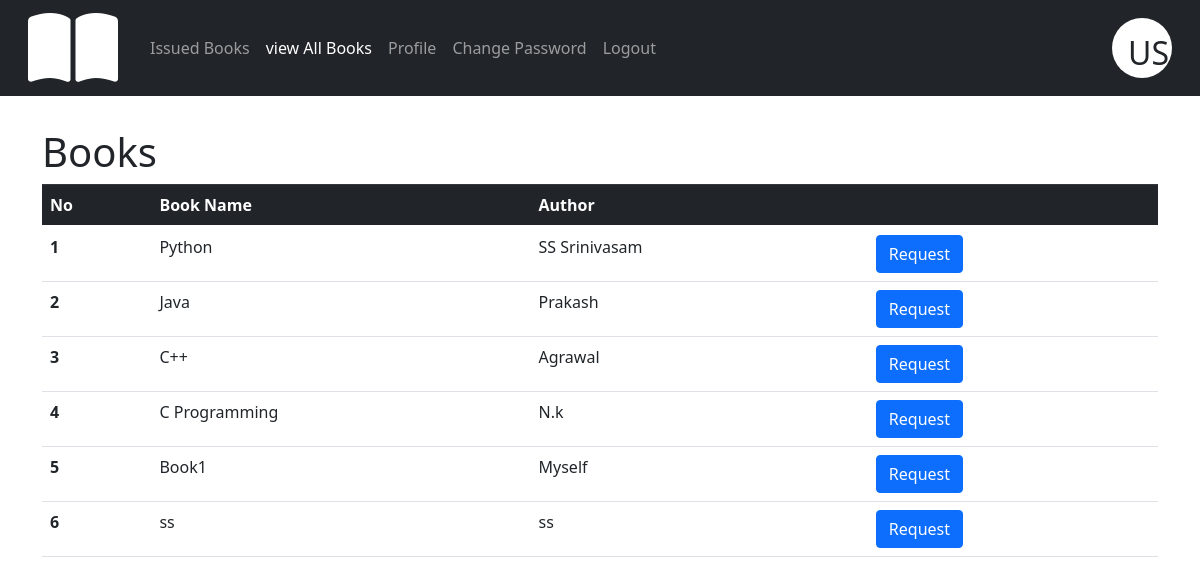
Page /books/ (signed in) on the committed database.
### BookManagementApp/models.py (models this page shows, shortened)
class User(AbstractUser):
    email = models.EmailField(('email address'), unique=True)
    USERNAME_FIELD = 'email'
    REQUIRED_FIELDS = []

class Book(models.Model):
    name = models.CharField(max_length=299)
    author = models.CharField(max_length=299)
    publication = models.CharField(max_length=299)
    bookNo = models.IntegerField(unique=True)
    qty= models.IntegerField()
    available_qty = models.IntegerField(default=None,null=False)
    issued_qty = models.IntegerField(default=0)

### BookManagementApp/views.py (the view)
# urls.py: path("books/", Books, name="books"),
@login_required
def Books(request):
    if not request.user.is_superuser:
        books = Book.objects.filter(available_qty__gt=0).exclude(id__in=(IssuedBook.objects.filter(Q(user=request.user)&Q(status='Issued'))).values('book'))
        requestedBooks = Book.objects.filter(id__in = IssuedBook.objects.filter(Q(user=request.user)&Q(status='Requested')).values('book'))
        return render(request,"studentRequestBook.html",{"book":books,"requested":requestedBooks})
    return redirect('login')

### templates/studentRequestBook.html (shortened to what this page needs)
{% extends 'studentnavbar.html' %}
{% load static %}
{% block body %}
<div class="container">
  <h1 style="padding-top: 2rem">Books</h1>
  <table class="table">
      <thead class="thead-dark">
        <tr>
          <th scope="col">No</th>
          <th scope="col">Book Name</th>
          <th scope="col">Author</th>
          <th scope="col"></th>
        </tr>
      </thead>
      <tbody>
          {% for i in book %}
            {% if i in requested %}
              <tr>
                  <th scope="row">{{forloop.counter}}</th>
                  <td>
                      <span id="span_name_{{i.id}}">{{i.name}}</span>
                  </td>
                  <td>
                      <span id="span_author_{{i.id}}">{{i.author}}</span>
                  </td>
                  <td>
                    <button class="btn btn-outline-dark" id='pending_book{{i.id}}' onclick='pendingbook({{i.id}})' >pending
                    </button>
                    <a class="btn btn-danger" id="{{i.id}}" href="{% url 'cancelrequest' i.id %}" >Cancel Request
                    </a>
                  </td>
              </tr>
            {%else%}
                <tr>
                  <th scope="row">{{forloop.counter}}</th>
                  <td>
                      <span id="span_name_{{i.id}}">{{i.name}}</span>
                  </td>
                  <td>
                      <span id="span_author_{{i.id}}">{{i.author}}</span>
                  </td>
                  <td>
                    <a id="{{i.id}}" class="btn btn-primary" href="{% url 'requestbooks' i.id %}">Request</a>
                  </td>
                </tr>
            {%endif%}
          {%endfor%}
        </tbody>
    </table>
  </div>
  {% endblock %}

### templates/studentnavbar.html (shortened to what this page needs)
<!doctype html>
<html lang="en">
  <head>
    <link rel="stylesheet" href="https://cdnjs.cloudflare.com/ajax/libs/font-awesome/6.4.0/css/all.min.css" />
    <link rel="stylesheet" href="https://cdn.jsdelivr.net/npm/bootstrap@4.0.0/dist/css/bootstrap.min.css">
    <link href="https://cdn.jsdelivr.net/npm/bootstrap@5.0.2/dist/css/bootstrap.min.css" rel="stylesheet">
  </head>
  <body>
      <nav class="navbar navbar-expand-md bg-dark navbar-dark">
        <div class="container-fluid">
          <i class="fa-solid fa-book-open fa-5x px-8" style="color:white"></i>
          <div class="collapse navbar-collapse" id="collapsibleNavbar">
            <div class="navbar-nav px-4 ">
              <a class="nav-link" aria-current="page" href="/viewbooks/">Issued Books</a>
              <a class="nav-link" aria-current="page" href="/books/">view All Books</a>
              <a class="nav-link" href="/profile/">Profile</a>
              <a class="nav-link" href="/changepassword/">Change Password</a>
              <a type="button" class="nav-link" data-bs-toggle="modal" data-bs-target="#exampleModal">Logout</a>
            </div>
          </div>
          <div class="test rounded-circle">
            <div class="m-3 h2">
              {{request.user.first_name.0|capfirst}}{{request.user.last_name.0|capfirst}}
            </div>
          </div>
        </div>
      </nav>
      {% block body %}
      {% endblock %}
  </body>
</html>

### templates/studentnavbar.html (style rules this page uses)
.active { color: #fff; }
.test { width: 60px; height: 60px; background-color: white; }

### rows in the picture
User: user.first_name.0 "U", user.last_name.0 "S"
Book: name "Python", author "SS Srinivasam"
Book: name "Java", author "Prakash"
Book: name "C++", author "Agrawal"
Book: name "C Programming", author "N.k"
Book: name "Book1", author "Myself"
Book: name "ss", author "ss"
